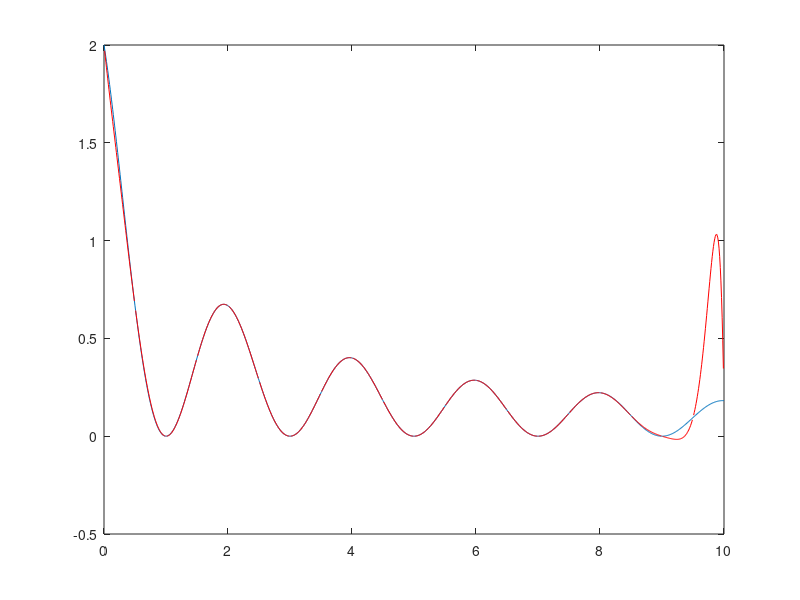

The MATLAB source for this figure:
# ex 3

clear

function w_i = compute_W_i(i, x)
  n = length(x);
  p = 1;
  for j = 1:n
    if i ~= j
      p = p * (x(i) - x(j));
    endif
  end
  w_i = 1 / p;
endfunction

function L = lagrange(x, y, xx)  
  n = length(x);
  N = length(xx);
  
  P = zeros(1, n);
  L = zeros(1, N);
  
  for j = 1:N
    s1 = 0;
    s2 = 0;
    for i = 1:n
      P(i) = compute_W_i(i, x);
      s1 = s1 + P(i) * y(i) / (xx(j) - x(i));
      s2 = s2 + P(i) / (xx(j) - x(i));
    endfor
    
  L(j) = s1 / s2;
  end
endfunction

# x = linspace(0, 10, 21);
x = 0 : 0.01 : 10;
f = @(_x) (1 + cos(pi * _x)) ./ (1 + _x);

xx = linspace(0, 10, 21);

plot(x, f(x));

hold on;

res = lagrange(xx, f(xx), x);

plot(x, res, 'r');
